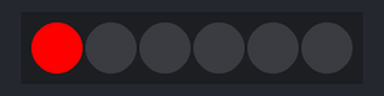
The sketch below on a simulated Arduino Uno, built with avr-gcc and run on an emulated ATmega328P. Parts: 6 RGB LEDs in strip order, left to right.

Above: at 0.05 s.
At 0.56 s:
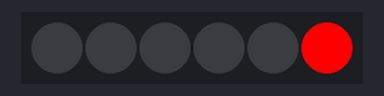
At 1.18 s:
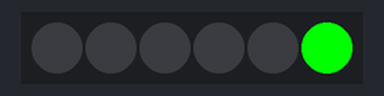
At 1.8 s:
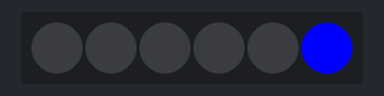
At 2.42 s:
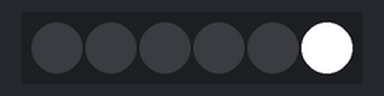
At 2.83 s:
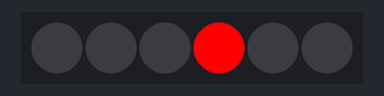
Timing chart, 0 to 40.0 s (numbered marks = the images above):
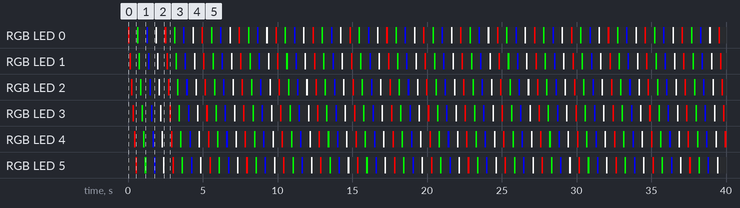

Measured:
- by itself, RGB LED 0–5: repeats every 2.5 s: off 0.51 s, RGB(0, 255, 0) 0.10 s, off 0.51 s, RGB(0, 0, 255) 0.10 s, off 0.51 s, RGB(255, 255, 255) 0.10 s, off 0.51 s, RGB(255, 0, 0) 0.10 s
- by itself, everything shown: repeats every 2.5 s, in 24 steps

The sketch:

longstrandtest.ino
```cpp
#include "LPD8806.h"
#include "SPI.h"

// Simple test for 160 (5 meters) of LPD8806-based RGB LED strip
// Not compatible with Trinket/Gemma due to limited RAM

/*****************************************************************************/

// Number of RGB LEDs in strand:
int nLEDs = 6;

// Chose 2 pins for output; can be any valid output pins:
int dataPin  = 12;
int clockPin = 3;

// First parameter is the number of LEDs in the strand.  The LED strips
// are 32 LEDs per meter but you can extend or cut the strip.  Next two
// parameters are SPI data and clock pins:
LPD8806 strip = LPD8806(nLEDs, dataPin, clockPin);

// You can optionally use hardware SPI for faster writes, just leave out
// the data and clock pin parameters.  But this does limit use to very
// specific pins on the Arduino.  For "classic" Arduinos (Uno, Duemilanove,
// etc.), data = pin 11, clock = pin 13.  For Arduino Mega, data = pin 51,
// clock = pin 52.  For 32u4 Breakout Board+ and Teensy, data = pin B2,
// clock = pin B1.  For Leonardo, this can ONLY be done on the ICSP pins.
//LPD8806 strip = LPD8806(nLEDs);

void setup() {
  // Start up the LED strip
  strip.begin();

  // Update the strip, to start they are all 'off'
  strip.show();
}

void loop() {
  colorChase(strip.Color(127,  0,  0), 100); // Red
  colorChase(strip.Color(  0,127,  0), 100); // Green
  colorChase(strip.Color(  0,  0,127), 100); // Blue
  colorChase(strip.Color(127,127,127), 100); // White
}

// Chase one dot down the full strip.  Good for testing purposes.
void colorChase(uint32_t c, uint8_t wait) {
  int i;

  // Start by turning all pixels off:
  for(i=0; i<strip.numPixels(); i++) strip.setPixelColor(i, 0);

  // Then display one pixel at a time:
  for(i=0; i<strip.numPixels(); i++) {
    strip.setPixelColor(i, c); // Set new pixel 'on'
    strip.show();              // Refresh LED states
    strip.setPixelColor(i, 0); // Erase pixel, but don't refresh!
    delay(wait);
  }

  strip.show(); // Refresh to turn off last pixel
}
```
